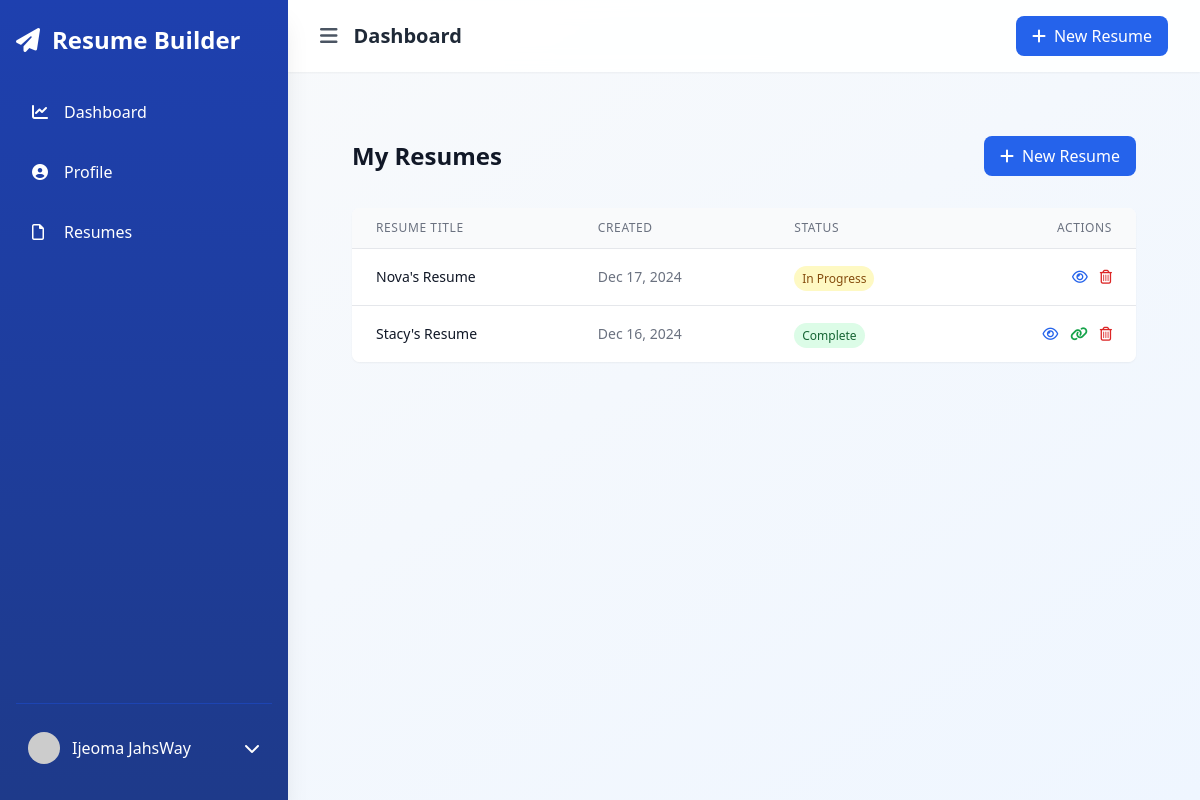
Before: /resumes/list/ (signed in) with the older database file.
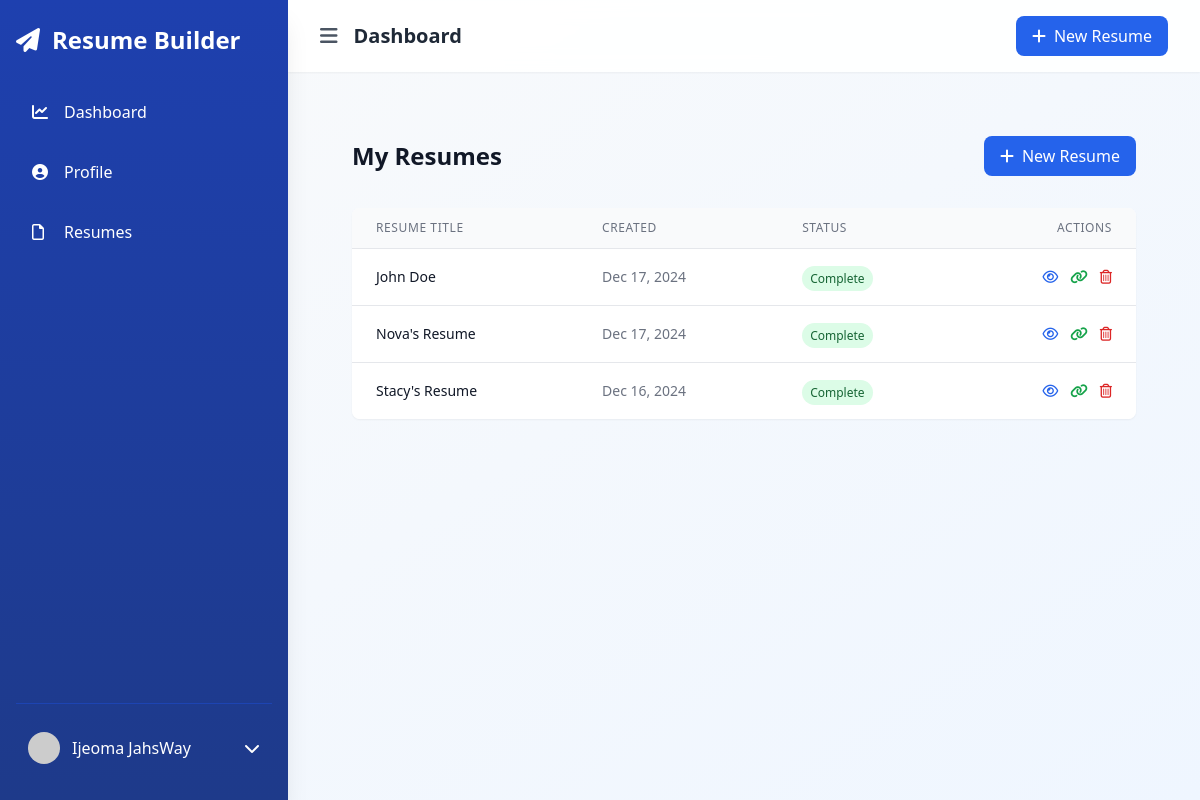
After: the same page with the newer database file.
### resumes/models.py (models this page shows, shortened)
class Resume(models.Model):
    user = models.ForeignKey(User, on_delete=models.CASCADE)
    title = models.CharField(max_length=100)
    created_at = models.DateTimeField(auto_now_add=True)
    updated_at = models.DateTimeField(auto_now=True)
    is_complete = models.BooleanField(default=False)
    slug = models.SlugField(unique=True, blank=True)
    template = models.ForeignKey(ResumeTemplate, on_delete=models.SET_NULL, null=True)

### resumes/views.py (the view)
# urls.py: path('list/', views.resume_list, name='resume_list'),
@login_required
def resume_list(request):
    resumes = Resume.objects.filter(user=request.user).order_by('-created_at')
    return render(request, 'resumes/resume_list.html', {
        'resumes': resumes,
        'section': 'resume_list'
    })

### core/context_processors.py (called while the page is built)
def site_settings(request):
    try:
        settings = SiteSettings.objects.first()
        templates = ResumeTemplate.objects.filter(is_active=True).order_by('?')
        return {
            'site_settings': settings,
            'featured_templates': templates
        }
    except:
        return {
            'site_settings': None,
            'featured_templates': []
        }

### resumes/templates/resumes/resume_list.html (shortened to what this page needs)
{% extends "accounts/dashboard_base.html" %}
{% block content %}
<div class="max-w-7xl mx-auto px-4 sm:px-6 lg:px-8 py-8">
    <div class="flex justify-between items-center mb-8">
        <h1 class="text-2xl font-bold text-gray-900">My Resumes</h1>
        <a href="{% url 'create_resume' %}"
           class="inline-flex items-center px-4 py-2 bg-blue-600 text-white rounded-lg hover:bg-blue-700 transition-colors">
            <i class="fas fa-plus mr-2"></i>New Resume
        </a>
    </div>
    {% if resumes %}
        <div class="bg-white shadow-sm rounded-lg overflow-hidden">
            <div class="overflow-x-auto">
                <table class="min-w-full w-full divide-y divide-gray-200">
                    <thead class="bg-gray-50">
                        <tr>
                            <th class="px-6 py-3 text-left text-xs font-medium text-gray-500 uppercase tracking-wider">Resume Title</th>
                            <th class="px-6 py-3 text-left text-xs font-medium text-gray-500 uppercase tracking-wider">Created</th>
                            <th class="px-6 py-3 text-left text-xs font-medium text-gray-500 uppercase tracking-wider">Status</th>
                            <th class="px-6 py-3 text-right text-xs font-medium text-gray-500 uppercase tracking-wider">Actions</th>
                        </tr>
                    </thead>
                    <tbody class="bg-white divide-y divide-gray-200">
                        {% for resume in resumes %}
                            <tr class="hover:bg-gray-50">
                                <td class="px-6 py-4 whitespace-nowrap">
                                    <div class="text-sm font-medium text-gray-900">{{ resume.title }}</div>
                                </td>
                                <td class="px-6 py-4 whitespace-nowrap">
                                    <div class="text-sm text-gray-500">{{ resume.created_at|date:"M d, Y" }}</div>
                                </td>
                                <td class="px-6 py-4 whitespace-nowrap">
                                    <span class="px-2 py-1 text-xs font-medium rounded-full
                                        {% if resume.is_complete %}bg-green-100 text-green-800
                                        {% else %}bg-yellow-100 text-yellow-800{% endif %}">
                                        {{ resume.is_complete|yesno:"Complete,In Progress" }}
                                    </span>
                                </td>
                                <td class="px-6 py-4 whitespace-nowrap text-right text-sm font-medium">
                                    <div class="flex justify-end space-x-3">
                                        <a href="{% url 'resume_preview' resume.slug %}"
                                           class="text-blue-600 hover:text-blue-900" title="Preview">
                                            <i class="far fa-eye"></i>
                                        </a>
                                        {% if resume.is_complete %}
                                            <a href="{% url 'public_resume_view' resume.slug %}"
                                            class="text-green-600 hover:text-green-900" title="Public Link">
                                                <i class="fas fa-link"></i>
                                            </a>
                                        {% endif %}
                                        <button onclick="confirmDelete('{% url 'delete_resume' resume.slug %}')"
                                                class="text-red-600 hover:text-red-900" title="Delete">
                                            <i class="far fa-trash-alt"></i>
                                        </button>
                                    </div>
                                </td>
                            </tr>
                        {% endfor %}
                    </tbody>
                </table>
            </div>
        </div>
    {% endif %}
</div>
{% endblock %}

Changed rows visible on the page:
added Resume: title "John Doe", created_at "Dec 17, 2024", is_complete "Complete"
changed Resume "Nova's Resume": is_complete "In Progress" → "Complete"
